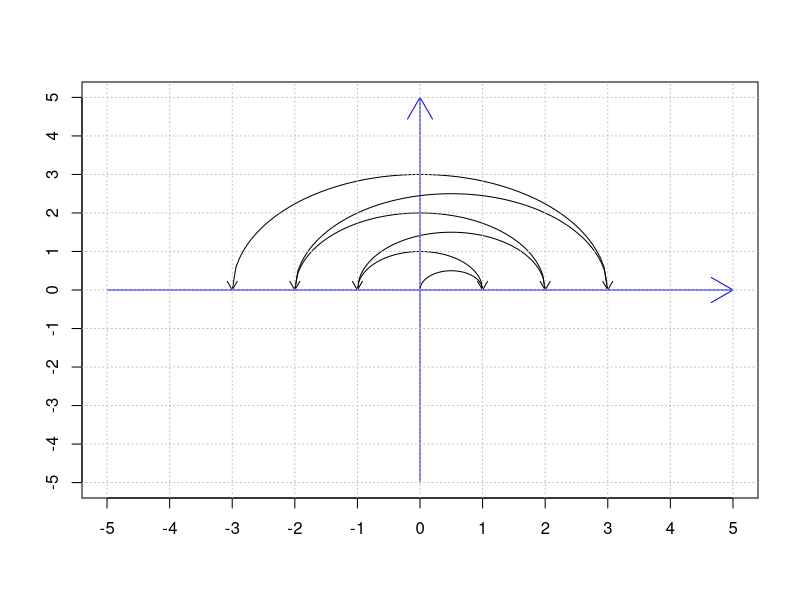
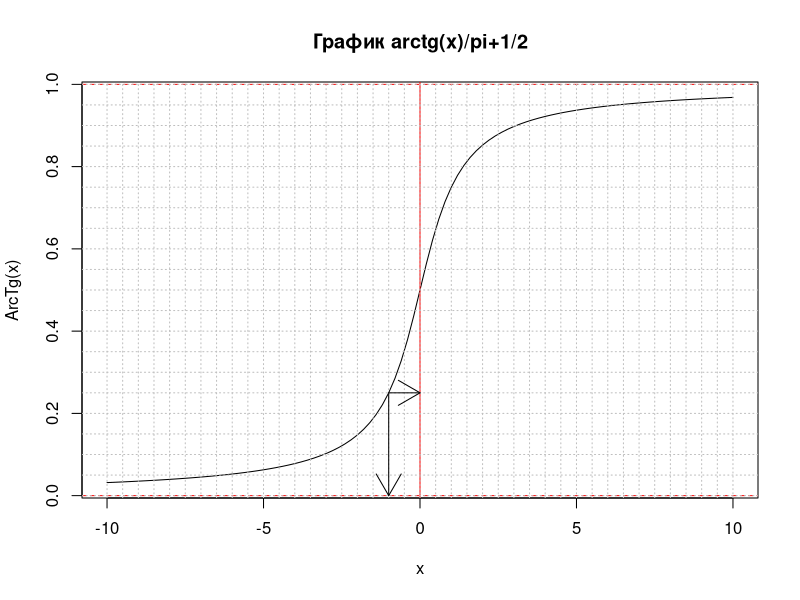
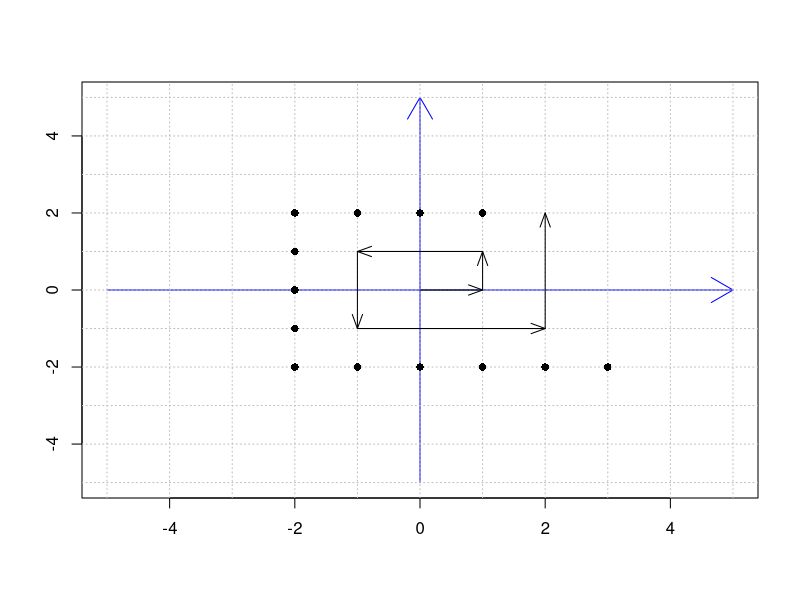

These charts were generated, in order, by the following R code:
## ---- chunk 1
plot(c(-5:5), c(-5:5), type = 'n', xlab = "", ylab = "", xaxt = "n", yaxt = "n")
axis(1, at = -5:5, labels = -5:5)
axis(2, at = -5:5, labels = -5:5)
x1 <- rep(c(0.5, 0), 3)
r <- seq(1:6) / 2
for (i in 1:6) {
  curve(sqrt((r[i])^2 - (x - x1[i])^2), x1[i] - r[i], x1[i] + r[i], add = TRUE)
  if (i %% 2 == 1) {
    arrows(x1[i] + r[i], 0.01, x1[i] + r[i], 0, length = 0.1)
  } else {
    arrows(x1[i] - r[i], 0.01, x1[i] - r[i], 0, length = 0.1)
  }
}
arrows(-5, 0, 5, 0, col = "blue")
arrows(0, -5, 0, 5, col = "blue")
abline(h = -5:5, v = -5:5, lty = 3, col = "gray")
## ---- chunk 2
curve(atan(x)/pi + 1/2, from = -10, to = 10, 
      main = "График arctg(x)/pi+1/2", xlab = "x", ylab = "ArcTg(x)") 
abline(v = 0, col = "red")
abline(h = 1, lty = 2, col = "red")
abline(h = 0, lty = 2, col = "red")
abline(h = 0:40/20, v = -20:20/2, lty = 3, col = "gray")
x1 <- tan((1/4 - 1/2)*pi)
arrows(x1, 1/4, 0, 1/4)
arrows(x1, atan(x1)/pi + 1/2, x1, 0)
## ---- chunk 3
plot(c(-5:5), c(-5:5), type = "n", xlab = "", ylab = "")
arrows(-5, 0, 5, 0, length = 0.25, col = "blue")
arrows(0, -5, 0, 5, length = 0.25, col = "blue")
abline(h = -5:5, v = -5:5, lty = 3, col = "gray")
x <- c(0, 1, 1, -1, -1, 2, 2, 1:-2, -2, -2, -2, -2:3)
y <- c(0, 0, 1, 1, -1, -1, 2, 2, 2, 2, 2:-2, -2, -2, -2, -2, -2)
s <- seq(6)
arrows(x[s], y[s], x[s + 1], y[s + 1], length = 0.15, angle = 20)
s <- seq(14) + 7
points(x[s], y[s], pch = 16)
